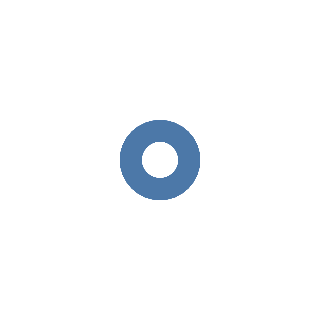

The code cell stored with this chart in its notebook:
### Markdown cell above
### Adding a Mark

### Code cell
# mark_point() draws circles
alt.Chart(weather).mark_point()

### Figure 1 — Vega-Lite specification as saved in the notebook (floating-point values rounded to 4 significant figures)
{"config": {"view": {"continuousWidth": 300, "continuousHeight": 300}}, "data": {"name": "data-a0edf122470d64c801b829f5c0e672f9"}, "mark": {"type": "point"}, "$schema": "https://vega.github.io/schema/vega-lite/v5.20.1.json", "datasets": {"data-a0edf122470d64c801b829f5c0e672f9": [{"city": "Seattle", "month": "Jan", "precip": 5.2, "temp": 42}, {"city": "Seattle", "month": "Feb", "precip": 3.9, "temp": 45}, {"city": "Seattle", "month": "Mar", "precip": 4.1, "temp": 50}, {"city": "Seattle", "month": "Apr", "precip": 2.8, "temp": 55}, {"city": "Seattle", "month": "May", "precip": 2.1, "temp": 62}, {"city": "Seattle", "month": "Jun", "precip": 1.6, "temp": 68}, {"city": "New York", "month": "Jan", "precip": 3.6, "temp": 35}, {"city": "New York", "month": "Feb", "precip": 3.1, "temp": 38}, {"city": "New York", "month": "Mar", "precip": 4.2, "temp": 48}, {"city": "New York", "month": "Apr", "precip": 4.0, "temp": 58}, {"city": "New York", "month": "May", "precip": 4.5, "temp": 68}, {"city": "New York", "month": "Jun", "precip": 4.2, "temp": 77}, {"city": "Chicago", "month": "Jan", "precip": 2.0, "temp": 28}, {"city": "Chicago", "month": "Feb", "precip": 1.9, "temp": 32}, {"city": "Chicago", "month": "Mar", "precip": 2.6, "temp": 42}, {"city": "Chicago", "month": "Apr", "precip": 3.7, "temp": 52}, {"city": "Chicago", "month": "May", "precip": 4.1, "temp": 64}, {"city": "Chicago", "month": "Jun", "precip": 4.0, "temp": 74}]}}
